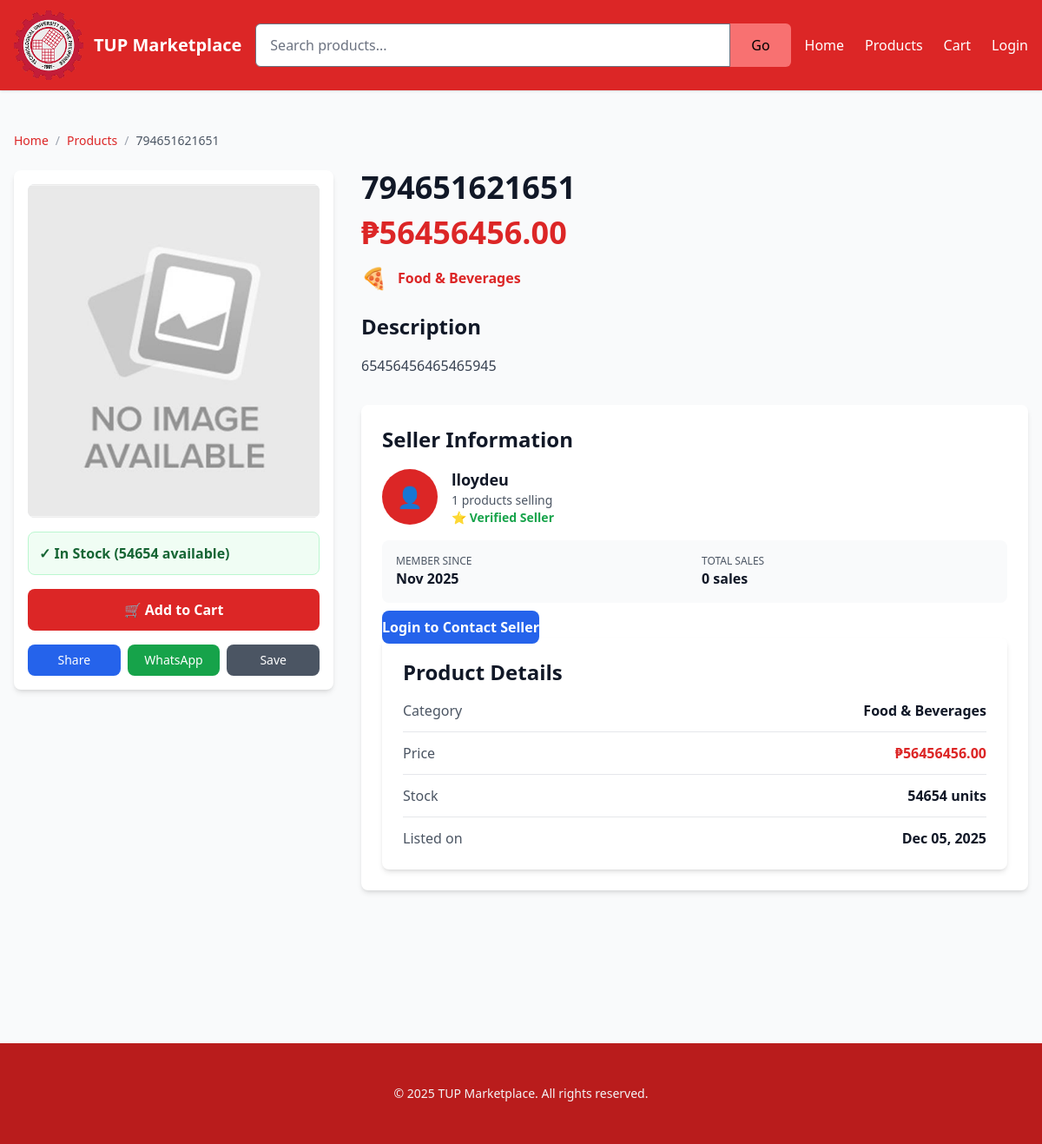
Page /product/10/ on the committed database.
### shop/models.py (models this page shows, shortened)
class Product(models.Model):
    name = models.CharField(max_length=200)
    description = models.TextField(blank=True)
    price = models.DecimalField(max_digits=10, decimal_places=2)
    stock = models.PositiveIntegerField(default=0)
    image = models.ImageField(upload_to='products/', blank=True, null=True)
    category = models.ForeignKey(Category, on_delete=models.CASCADE, related_name='products')
    seller = models.ForeignKey(User, on_delete=models.CASCADE, related_name='products')
    created_at = models.DateTimeField(auto_now_add=True)

class Category(models.Model):
    name = models.CharField(max_length=100)
    slug = models.SlugField(unique=True)
    icon = models.CharField(max_length=50, default='📦')
    length = models.PositiveIntegerField(default=0)
    plural = models.BooleanField(default=False)
    class Meta:
        verbose_name_plural = 'Categories'

class Profile(models.Model):
    GENDER_CHOICES = [
        ('M', 'Male'),
        ('F', 'Female'),
        ('O', 'Other'),
        ('N', 'Prefer not to say'),
    ]
    user = models.OneToOneField(User, on_delete=models.CASCADE, related_name='profile')
    avatar = models.ImageField(upload_to='avatars/', blank=True, null=True, help_text="User profile picture")
    bio = models.TextField(max_length=500, blank=True, help_text="Short bio or about me")
    gender = models.CharField(max_length=1, choices=GENDER_CHOICES, blank=True, help_text="Gender")
    date_of_birth = models.DateField(blank=True, null=True, help_text="Date of birth")
    phone_number = models.CharField(max_length=20, blank=True, help_text="Phone number")
    alternate_phone = models.CharField(max_length=20, blank=True, help_text="Alternate phone number")
    address = models.TextField(blank=True, help_text="Street address")
    city = models.CharField(max_length=100, blank=True, help_text="City")
    province = models.CharField(max_length=100, blank=True, help_text="Province/State")
    postal_code = models.CharField(max_length=20, blank=True, help_text="Postal code")
    country = models.CharField(max_length=100, default='Philippines', help_text="Country")
    is_seller = models.BooleanField(default=False, help_text="Is this user a seller?")
    shop_name = models.CharField(max_length=200, blank=True, help_text="Shop name (if seller)")
    shop_description = models.TextField(blank=True, help_text="Shop description (if seller)")
    seller_rating = models.DecimalField(
        max_digits=3,
        decimal_places=2,
        default=0,
        validators=[MinValueValidator(0), MaxValueValidator(5)],
        help_text="Average seller rating (0-5)"
    )
    total_sales = models.PositiveIntegerField(default=0, help_text="Total number of sales")
    email_notifications = models.BooleanField(default=True, help_text="Receive email notifications")
    newsletter_subscription = models.BooleanField(default=False, help_text="Subscribe to newsletter")
    created_at = models.DateTimeField(auto_now_add=True)
    updated_at = models.DateTimeField(auto_now=True)
    last_login = models.DateTimeField(blank=True, null=True)
    class Meta:
        verbose_name = 'User Profile'
        verbose_name_plural = 'User Profiles'
        ordering = ['-created_at']

### shop/views.py (the view)
# urls.py: path('product/<int:product_id>/', views.product_detail, name='product_detail'),
def product_detail(request, product_id):
    product = get_object_or_404(Product, id=product_id)
    related_products = Product.objects.filter(
        category=product.category
    ).exclude(id=product_id)[:4]
    seller = product.seller
    seller_products_count = Product.objects.filter(seller=seller).count()
    in_cart = False
    if request.user.is_authenticated:
        in_cart = CartItem.objects.filter(
            user=request.user,
            product=product
        ).exists()
    context = {
        'product': product,
        'related_products': related_products,
        'seller': seller,
        'seller_products_count': seller_products_count,
        'in_cart': in_cart,
    }
    return render(request, 'shop/product_detail.html', context)

### shop/templates/shop/product_detail.html (shortened to what this page needs)
{% load static %}
<!DOCTYPE html>
<html lang="en">
<head>
  <link rel="stylesheet" href="{% static 'shop/css/styles.css' %}">
</head>
<body class="bg-gray-50">
  <header class="bg-red-600 text-white shadow">
    <div class="max-w-7xl mx-auto px-4 py-3 flex items-center justify-between gap-4">
      <div class="flex items-center gap-3 flex-shrink-0">
        <a href="{% url 'homepage' %}" class="flex items-center gap-3 hover:opacity-80 transition">
          <img src="{% static 'shop/images/logo.png' %}" alt="Logo" class="h-20 w-auto">
          <h1 class="text-xl font-bold hidden sm:block">TUP Marketplace</h1>
        </a>
      </div>
      <div class="hidden md:flex flex-1 max-w-2xl">
        <form action="{% url 'product_list' %}" method="get" class="flex w-full">
          <input type="text" name="q" placeholder="Search products..." class="flex-1 min-w-0 px-4 py-3 rounded-l-md text-black focus:outline-none">
          <button type="submit" class="px-6 py-3 bg-red-400 text-black rounded-r-md hover:bg-yellow-500">Go</button>
        </form>
      </div>
      <nav class="hidden lg:flex gap-6 whitespace-nowrap flex-shrink-0">
        <a href="{% url 'homepage' %}" class="hover:text-gray-300">Home</a>
        <a href="{% url 'product_list' %}" class="hover:text-gray-300">Products</a>
        <a href="{% url 'cart' %}" class="hover:text-gray-300">Cart</a>
        {% if user.is_authenticated %}
          <a href="{% url 'profile' %}" class="hover:text-gray-300">Profile</a>
          <a href="{% url 'logout' %}" class="hover:text-gray-300">Logout</a>
        {% else %}
          <a href="{% url 'login' %}" class="hover:text-gray-300">Login</a>
        {% endif %}
      </nav>
    </div>
  </header>
  <main class="max-w-7xl mx-auto px-4 py-8 md:py-12">
    <div class="mb-6 flex gap-2 text-sm">
      <a href="{% url 'homepage' %}" class="text-red-600 hover:underline">Home</a>
      <span class="text-gray-400">/</span>
      <a href="{% url 'product_list' %}" class="text-red-600 hover:underline">Products</a>
      <span class="text-gray-400">/</span>
      <span class="text-gray-600">{{ product.name }}</span>
    </div>
    <div class="grid grid-cols-1 md:grid-cols-3 gap-8 mb-12">
      <div class="md:col-span-1">
        <div class="bg-white rounded-lg shadow-md p-4 sticky top-4">
          <div class="h-96 bg-gray-200 rounded-lg mb-4 overflow-hidden flex items-center justify-center">
            {% if product.image %}
              <img src="{{ product.image.url }}" alt="{{ product.name }}" class="w-full h-full object-cover hover:scale-105 transition-transform">
            {% else %}
              <img src="{% static 'shop/images/placeholder.png' %}" alt="No image" class="w-full h-full object-cover">
            {% endif %}
          </div>
          <div class="mb-4 p-3 rounded-lg {% if product.stock > 0 %}bg-green-50 border border-green-200{% else %}bg-red-50 border border-red-200{% endif %}">
            {% if product.stock > 0 %}
              <p class="text-green-800 font-bold">✓ In Stock ({{ product.stock }} available)</p>
            {% else %}
              <p class="text-red-800 font-bold">❌ Out of Stock</p>
            {% endif %}
          </div>
          {% if product.stock > 0 %}
            <form method="post" action="{% url 'add_to_cart' product.id %}">
              <button type="submit" class="w-full bg-red-600 text-white font-bold py-3 rounded-lg hover:bg-red-700 transition-colors">
                🛒 Add to Cart
              </button>
            </form>
          {% else %}
            <button disabled class="w-full bg-gray-400 text-white font-bold py-3 rounded-lg cursor-not-allowed">
              Unavailable
            </button>
          {% endif %}
          <div class="mt-4 grid grid-cols-3 gap-2">
            <button class="bg-blue-600 text-white py-2 rounded-lg hover:bg-blue-700 text-sm">Share</button>
            <button class="bg-green-600 text-white py-2 rounded-lg hover:bg-green-700 text-sm">WhatsApp</button>
            <button class="bg-gray-600 text-white py-2 rounded-lg hover:bg-gray-700 text-sm">Save</button>
          </div>
        </div>
      </div>
      <div class="md:col-span-2">
        <div class="mb-6">
          <h1 class="text-3xl md:text-4xl font-bold text-gray-900 mb-3">{{ product.name }}</h1>
          <p class="text-red-600 text-4xl font-bold mb-4">₱{{ product.price }}</p>
          <div class="flex items-center gap-3 mb-4">
            <span class="text-2xl">{{ product.category.icon }}</span>
            <a href="{% url 'product_list' %}?category={{ product.category.slug }}" class="text-red-600 font-semibold hover:underline">
              {{ product.category.name }}
            </a>
          </div>
        </div>
        <div class="mb-8">
          <h2 class="text-2xl font-bold text-gray-900 mb-4">Description</h2>
          <p class="text-gray-700 leading-relaxed whitespace-pre-wrap">{{ product.description }}</p>
        </div>
        <div class="bg-white rounded-lg shadow-md p-6 mb-8">
          <h2 class="text-2xl font-bold text-gray-900 mb-4">Seller Information</h2>
          <div class="flex items-center gap-4 mb-4">
            <div class="w-16 h-16 bg-red-600 text-white rounded-full flex items-center justify-center text-2xl">
            </div>
            <div class="flex-1">
              <h3 class="text-lg font-bold text-gray-900">{{ seller.username }}</h3>
              <p class="text-gray-600 text-sm">{{ seller_products_count }} products selling</p>
              {% if seller.profile.is_seller %}
                <p class="text-green-600 text-sm font-semibold">⭐ Verified Seller</p>
              {% endif %}
            </div>
          </div>
          <div class="grid grid-cols-2 gap-4 mb-4 p-4 bg-gray-50 rounded-lg">
            <div>
              <p class="text-xs text-gray-600 uppercase">Member Since</p>
              <p class="font-semibold text-gray-900">{{ seller.date_joined|date:"M Y" }}</p>
            </div>
            <div>
              <p class="text-xs text-gray-600 uppercase">Total Sales</p>
              <p class="font-semibold text-gray-900">{{ seller.profile.total_sales }} sales</p>
            </div>
          </div>
          {% if user.is_authenticated %}
            {% if user != seller %}
              <a href="{% url 'contact_seller' product.id %}" class="w-full bg-blue-600 text-white font-bold px-2 py-2 rounded-lg hover:bg-blue-700 transition-colors">
                💬 Contact Seller
              </a>
            {% else %}
              <div class="w-full bg-gray-400 text-white font-bold py-2 rounded-lg text-center cursor-not-allowed">
                This is your product
              </div>
            {% endif %}
          {% else %}
            <a href="{% url 'login' %}" class="w-full bg-blue-600 text-white font-bold py-2 rounded-lg hover:bg-blue-700 transition-colors text-center">
              Login to Contact Seller
            </a>
          {% endif %}
        <div class="bg-white rounded-lg shadow-md p-6">
          <h2 class="text-2xl font-bold text-gray-900 mb-4">Product Details</h2>
          <div class="space-y-3">
            <div class="flex justify-between border-b pb-3">
              <span class="text-gray-600">Category</span>
              <span class="font-semibold text-gray-900">{{ product.category.name }}</span>
            </div>
            <div class="flex justify-between border-b pb-3">
              <span class="text-gray-600">Price</span>
              <span class="font-semibold text-red-600">₱{{ product.price }}</span>
            </div>
            <div class="flex justify-between border-b pb-3">
              <span class="text-gray-600">Stock</span>
              <span class="font-semibold text-gray-900">{{ product.stock }} units</span>
            </div>
            <div class="flex justify-between">
              <span class="text-gray-600">Listed on</span>
              <span class="font-semibold text-gray-900">{{ product.created_at|date:"M d, Y" }}</span>
            </div>
          </div>
        </div>
      </div>
    </div>
  </main>
  <footer class="bg-red-700 text-gray-100 py-12 mt-12">
    <div class="max-w-7xl mx-auto px-4 text-center">
      <p class="text-sm">© 2025 TUP Marketplace. All rights reserved.</p>
    </div>
  </footer>
</body>
</html>

### rows in the picture
Product: name "794651621651", stock "54654", price "56456456.00", category.icon "🍕", category.name "Food & Beverages", description "65456456465465945", created_at "Dec 05, 2025"

### other values in the picture
{{ seller.username }} "lloydeu"
{{ seller_products_count }} "1"
{{ seller.date_joined|date:"M Y" }} "Nov 2025"
{{ seller.profile.total_sales }} "0"
